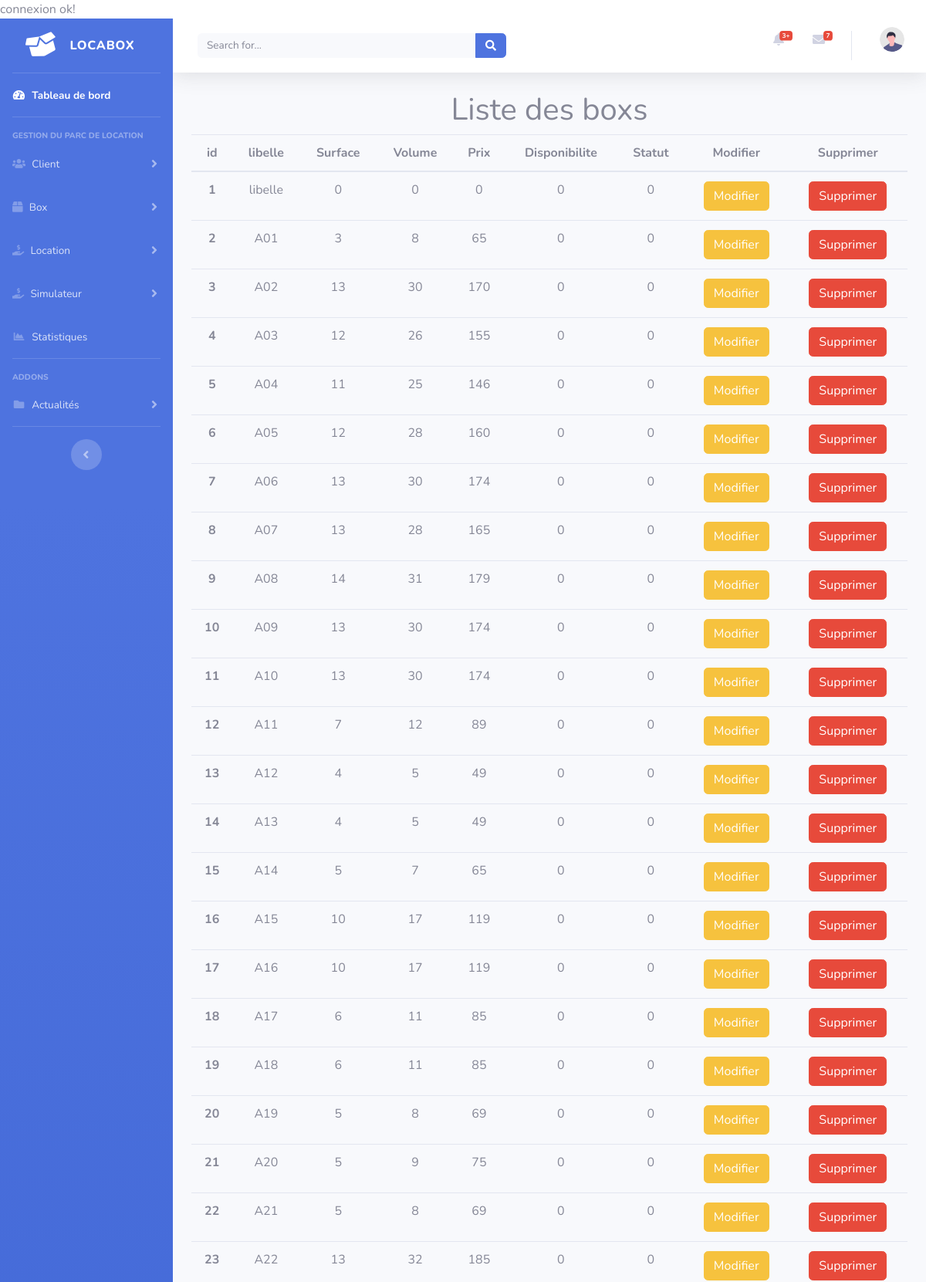
The page /admin/box/index.php (upper part) on the database its author committed.
### tables this page shows
CREATE TABLE IF NOT EXISTS `box` (
  `id` int NOT NULL AUTO_INCREMENT,
  `libelle` varchar(255) NOT NULL,
  `surface` double NOT NULL,
  `volume` double NOT NULL,
  `prix` double NOT NULL,
  `disponibilite` tinyint(1) NOT NULL,
  `statut` tinyint(1) NOT NULL,
  PRIMARY KEY (`id`)
);

### admin/box/index.php (the view, shortened to what this page needs)
<?php
include '../config/bdd.php';
include '../inc/inc.php';
include '../inc/sidebar.php';
include '../inc/topbar.php';
$sql= "SELECT * FROM box WHERE statut=0 ";
$requete=$bdd->prepare($sql);
$requete->execute();
$box = $requete->fetchAll(PDO::FETCH_ASSOC);
?>
  </head>
  <body>
    <h1 class="text-center">Liste des boxs</h1>
    <table class="table text-center">
  <thead>
    <tr>
      <th scope="col">id</th>
      <th scope="col">libelle</th>
      <th scope="col">Surface</th>
      <th scope="col">Volume</th>
      <th scope="col">Prix</th>
      <th scope="col">Disponibilite</th>
      <th scope="col">Statut</th>
      <th scope="col">Modifier</th>
      <th scope="col">Supprimer</th>
    </tr>
  </thead>
  <?php foreach ($box as $bo): ?>
                <tr>
                    <th scope="row"><?php echo $bo['id'] ?></th>
                    <td><?php echo $bo['libelle'] ?></td>
                    <td><?php echo $bo['surface'] ?></td>
                    <td><?php echo $bo['volume'] ?></td>
                    <td><?php echo $bo['prix']  ?></td>
                    <td><?php echo $bo['disponibilite']  ?></td>
                    <td><?php echo $bo['statut']  ?></td>
                    <td> <a class="btn btn-warning" href="update.php?modifbox=<?=  $bo['id']  ?>">Modifier</td>
                    <td> <a class="btn btn-danger" href="action.php?supprbox=<?=  $bo['id']  ?>">Supprimer</td>
                </tr>
            <?php endforeach; ?>
</table>
<?php
include '../inc/footer.php';
include '../inc/bottom.php';
?>

### rows shown on the page
box: id "1", libelle "libelle", surface "0", volume "0", prix "0", disponibilite "0", statut "0"
box: id "2", libelle "A01", surface "3", volume "8", prix "65", disponibilite "0", statut "0"
box: id "3", libelle "A02", surface "13", volume "30", prix "170", disponibilite "0", statut "0"
box: id "4", libelle "A03", surface "12", volume "26", prix "155", disponibilite "0", statut "0"
box: id "5", libelle "A04", surface "11", volume "25", prix "146", disponibilite "0", statut "0"
box: id "6", libelle "A05", surface "12", volume "28", prix "160", disponibilite "0", statut "0"
box: id "7", libelle "A06", surface "13", volume "30", prix "174", disponibilite "0", statut "0"
box: id "8", libelle "A07", surface "13", volume "28", prix "165", disponibilite "0", statut "0"
box: id "9", libelle "A08", surface "14", volume "31", prix "179", disponibilite "0", statut "0"
box: id "10", libelle "A09", surface "13", volume "30", prix "174", disponibilite "0", statut "0"
box: id "11", libelle "A10", surface "13", volume "30", prix "174", disponibilite "0", statut "0"
box: id "12", libelle "A11", surface "7", volume "12", prix "89", disponibilite "0", statut "0"
box: id "13", libelle "A12", surface "4", volume "5", prix "49", disponibilite "0", statut "0"
box: id "14", libelle "A13", surface "4", volume "5", prix "49", disponibilite "0", statut "0"
box: id "15", libelle "A14", surface "5", volume "7", prix "65", disponibilite "0", statut "0"
box: id "16", libelle "A15", surface "10", volume "17", prix "119", disponibilite "0", statut "0"
box: id "17", libelle "A16", surface "10", volume "17", prix "119", disponibilite "0", statut "0"
box: id "18", libelle "A17", surface "6", volume "11", prix "85", disponibilite "0", statut "0"
box: id "19", libelle "A18", surface "6", volume "11", prix "85", disponibilite "0", statut "0"
box: id "20", libelle "A19", surface "5", volume "8", prix "69", disponibilite "0", statut "0"
box: id "21", libelle "A20", surface "5", volume "9", prix "75", disponibilite "0", statut "0"
box: id "22", libelle "A21", surface "5", volume "8", prix "69", disponibilite "0", statut "0"
box: id "23", libelle "A22", surface "13", volume "32", prix "185", disponibilite "0", statut "0"
